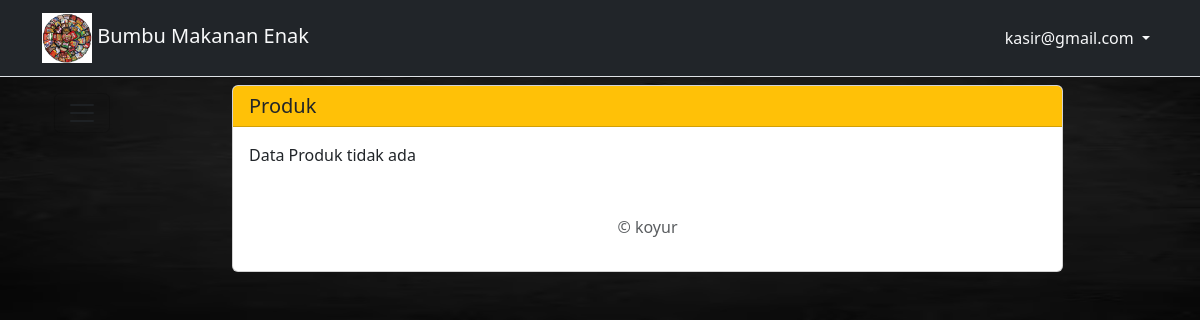
/kasir/index.php (signed in), run on an earlier commit of the app's database.
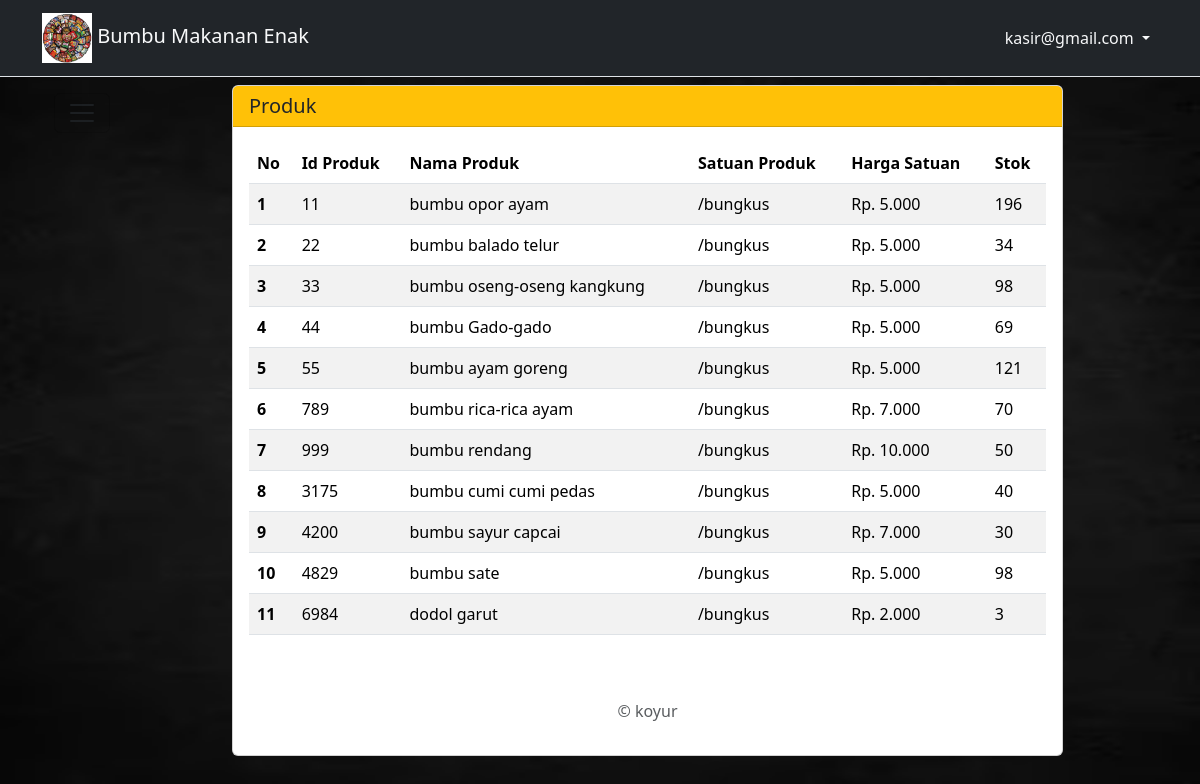
And on a later commit of the database.
### tables this page shows
CREATE TABLE `tb_produk` (
  `id_produk` int(11) NOT NULL,
  `nama` varchar(255) NOT NULL,
  `satuan` varchar(200) NOT NULL,
  `harga` int(11) NOT NULL,
  `stok` int(11) NOT NULL
);

### kasir/produk.php (the view, shortened to what this page needs)
<?php
include "../proses/connect.php";
$query = mysqli_query($conn, "SELECT * FROM tb_produk");
while ($record = mysqli_fetch_array($query)) {
    $result[] = $record;
}
?>
<div class="col-lg-9 mt-2">
    <div class="card">
        <h5 class="card-header bg-warning">Produk</h5>
        <div class="card-body">
            <?php
            if (empty($result)) {
                echo "Data Produk tidak ada";
            } else {
                    ?>
                <div class="table-responsive">
                <table class="table table-striped table-hover" id="example">
                    <thead>
                        <tr class="text-nowrap">
                            <th scope="col">No</th>
                            <th scope="col">Id Produk</th>
                            <th scope="col">Nama Produk</th>
                            <th scope="col">Satuan Produk</th>
                            <th scope="col">Harga Satuan</th>
                            <th scope="col">Stok</th>
                        </tr>
                    </thead>
                    <tbody>
                        <?php
                        $no = 1;
                        foreach ($result as $row) {
                            ?>
                            <tr>
                                <th scope="row">
                                    <?php echo $no++ ?>
                                </th>
                                <td>
                                    <?php echo $row['id_produk'] ?>
                                </td>
                                <td>
                                    <?php echo $row['nama'] ?>
                                </td>
                                <td>
                                    <?php echo $row['satuan'] ?>
                                </td>
                                <td>
                                    <?php echo 'Rp. ', number_format($row['harga'], 0, ',', '.') ?>
                                </td>
                                <td>
                                    <?php echo $row['stok'] ?>
                                </td>
                            </tr>
                        <?php } ?>
                    </tbody>
                </table>
                </div>
            <?php } ?>
            <p class="mt-5 mb-3 text-body-secondary text-center">&copy; koyur</p>
        </div>
    </div>
</div>

### kasir/index.php (shortened to what this page needs)
<!doctype html>
<html lang="en">
<head>
  <link href="https://cdn.jsdelivr.net/npm/bootstrap@5.3.2/dist/css/bootstrap.min.css" rel="stylesheet"
>
  <link rel="stylesheet" href="https://cdn.jsdelivr.net/npm/bootstrap-icons@1.11.3/font/bootstrap-icons.min.css">
  <link rel="stylesheet" href="https://cdn.datatables.net/2.0.0/css/dataTables.dataTables.css" />
</head>
<body>
  <?php include "header.php"; ?>
  <div class="container-lg">
    <div class="row mb-5">
      <?php include "sidebar.php"; ?>
      <?php include "main.php"; ?>
    </div>
  </div>
</body>
</html>

### kasir/header.php (shortened to what this page needs)
<nav class="navbar navbar-expand border-bottom border-body bg-dark sticky-top" data-bs-theme="">
        <div class="container-lg">
            <a class="navbar-brand text-light" href="."><img src="../file/img/merek.png" style="width:50px; height: 50px "> Bumbu Makanan Enak</a>
            <div class="collapse navbar-collapse justify-content-end" id="navbarNavDropdown">
                <ul class="navbar-nav">
                    <li class="nav-item dropdown">
                        <a class="nav-link dropdown-toggle text-light" href="#" role="button" data-bs-toggle="dropdown"
                            aria-expanded="false">
                            <?php echo $_SESSION['username_kasir'] ?>
                        </a>
                    </li>
                </ul>
            </div>
        </div>
    </nav>

### kasir/sidebar.php (shortened to what this page needs)
<div class="col-lg-2">
                <nav class="navbar mt-2 mb-1">
                    <div class="container-fluid">
                        <button class="navbar-toggler" type="button" data-bs-toggle="offcanvas"
                            data-bs-target="#offcanvasDarkNavbar" aria-controls="offcanvasDarkNavbar"
                            aria-label="Toggle navigation">
                            <span class="navbar-toggler-icon"></span>
                        </button>
                    </div>
                </nav>
            </div>

### kasir/main.php
<?php
if(isset($_GET['x']) && $_GET['x']=="pesanan"){
    include "pesanan.php";
}elseif(isset($_GET['x']) && $_GET['x']=="penjualan"){
    include "penjualan.php";
}elseif(isset($_GET['x']) && $_GET['x']=="pelanggan"){
    include "pelanggan.php";
}elseif(isset($_GET['x']) && $_GET['x']=="produk" || !isset($_GET['x'])){
    include "produk.php";
}
?>

What changed in the data, as far as the page shows it:
added tb_produk: id_produk "11", nama "bumbu opor ayam", satuan "/bungkus", harga "5.000", stok "196"
added tb_produk: id_produk "22", nama "bumbu balado telur", satuan "/bungkus", harga "5.000", stok "34"
added tb_produk: id_produk "33", nama "bumbu oseng-oseng kangkung", satuan "/bungkus", harga "5.000", stok "98"
added tb_produk: id_produk "44", nama "bumbu Gado-gado", satuan "/bungkus", harga "5.000", stok "69"
added tb_produk: id_produk "55", nama "bumbu ayam goreng", satuan "/bungkus", harga "5.000", stok "121"
added tb_produk: id_produk "789", nama "bumbu rica-rica ayam", satuan "/bungkus", harga "7.000", stok "70"
added tb_produk: id_produk "999", nama "bumbu rendang", satuan "/bungkus", harga "10.000", stok "50"
added tb_produk: id_produk "3175", nama "bumbu cumi cumi pedas", satuan "/bungkus", harga "5.000", stok "40"
added tb_produk: id_produk "4200", nama "bumbu sayur capcai", satuan "/bungkus", harga "7.000", stok "30"
added tb_produk: id_produk "4829", nama "bumbu sate", satuan "/bungkus", harga "5.000", stok "98"
added tb_produk: id_produk "6984", nama "dodol garut", satuan "/bungkus", harga "2.000", stok "3"
Also different on the page:
text no longer shown: "Data Produk tidak ada"
text now shown: "No Id Produk Nama Produk Satuan Produk Harga Satuan Stok"
